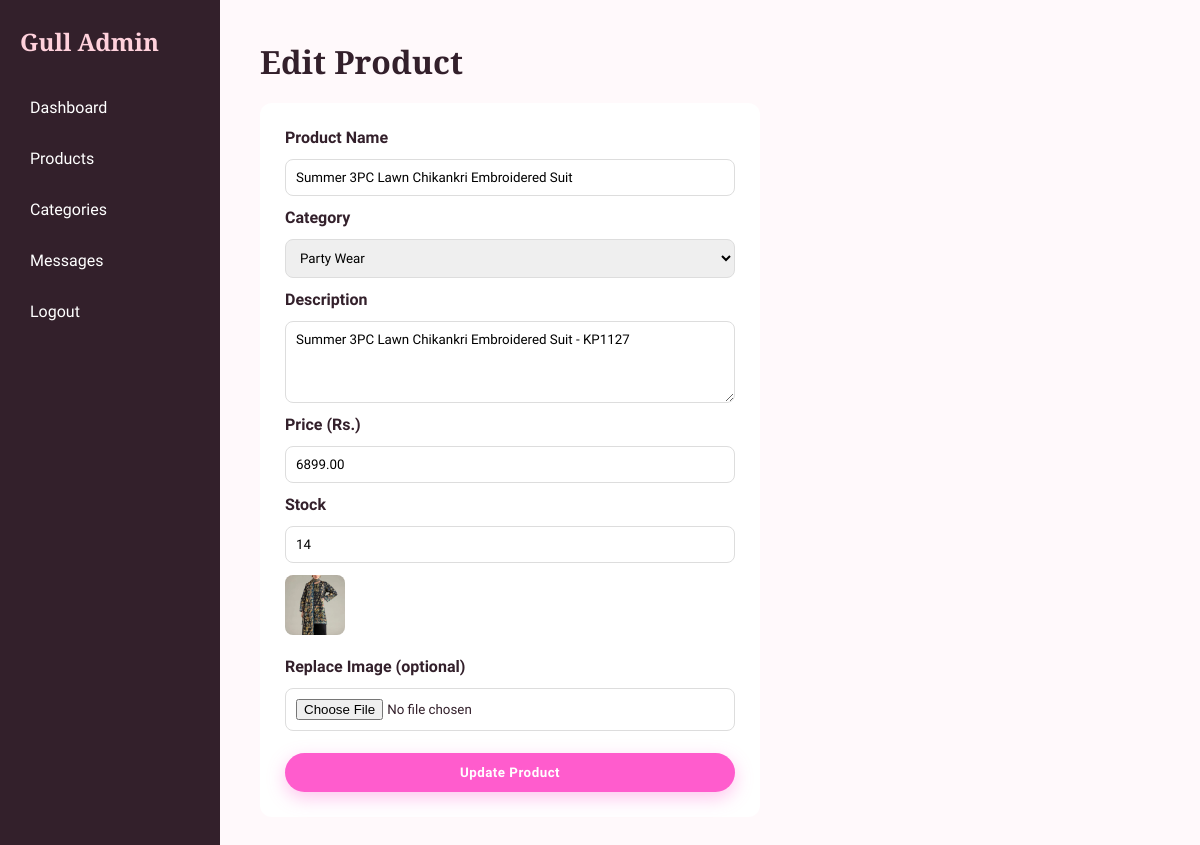
The app's page /admin/edit_product.php?id=99 (signed in) with its own data.
### tables this page shows
CREATE TABLE `products` (
  `id` int(11) NOT NULL,
  `category_id` int(11) NOT NULL,
  `name` varchar(150) NOT NULL,
  `description` text DEFAULT NULL,
  `price` decimal(10,2) NOT NULL,
  `stock` int(11) DEFAULT 0,
  `image` varchar(255) DEFAULT NULL,
  `created_at` timestamp NOT NULL DEFAULT current_timestamp()
);

CREATE TABLE `categories` (
  `id` int(11) NOT NULL,
  `name` varchar(100) NOT NULL,
  `created_at` timestamp NOT NULL DEFAULT current_timestamp(),
  `image` varchar(255) DEFAULT NULL
);

### admin/edit_product.php (the view, shortened to what this page needs)
<?php include '../includes/admin_header.php'; ?>
<?php
$id = intval($_GET['id'] ?? 0);
$stmt = $conn->prepare("SELECT * FROM products WHERE id = ?");
$stmt->bind_param("i", $id);
$stmt->execute();
$product = $stmt->get_result()->fetch_assoc();
$categories = $conn->query("SELECT * FROM categories ORDER BY name");
?>
<h1>Edit Product</h1>
<form method="POST" action="edit_product.php?id=<?php echo $product['id']; ?>" enctype="multipart/form-data" class="admin-form">
    <label>Product Name</label>
    <input type="text" name="name" value="<?php echo htmlspecialchars($product['name']); ?>" required>
    <label>Category</label>
    <select name="category_id" required>
        <?php while ($cat = $categories->fetch_assoc()): ?>
            <option value="<?php echo $cat['id']; ?>" <?php echo $cat['id'] == $product['category_id'] ? 'selected' : ''; ?>>
                <?php echo htmlspecialchars($cat['name']); ?>
            </option>
        <?php endwhile; ?>
        </select>
    <label>Description</label>
    <textarea name="description" rows="4"><?php echo htmlspecialchars($product['description']); ?></textarea>
    <label>Price (Rs.)</label>
    <input type="number" name="price" step="0.01" min="0" value="<?php echo htmlspecialchars($product['price']); ?>" required>
    <label>Stock</label>
    <input type="number" name="stock" min="0" value="<?php echo htmlspecialchars($product['stock']); ?>" required>
    <?php if ($product['image']): ?>
        <img src="/gull_boutique/images/<?php echo htmlspecialchars($product['image']); ?>" class="table-thumb" style="margin-bottom:10px;">
    <?php endif; ?>
    <label>Replace Image (optional)</label>
    <input type="file" name="image" accept="image/*">
    <button type="submit" class="btn-primary">Update Product</button>
</form>
<?php include '../includes/admin_footer.php'; ?>

### css/style.css (style rules this page uses)
html, body { overflow-x: hidden; max-width: 100%; }
img { max-width: 100%; }
:root { --pink-light: #FFD1DC; --pink-deep: #FF5CCD; --text-dark: #33202b; --font-heading: 'Playfair Display', Georgia, serif; }
h1, h2, h3, .hero h1, .page-header h1, .featured h2, .about-teaser h2, .about-story h2, .about-mission h2, .about-values h2, .testimonials-section h2, .newsletter-section h2, .category-scroll-header h2, .value-card h3, .product-info h3, .detail-info h1, .reviews-section h2 { font-family: var(--font-heading); font-weight: 600; }
* { margin: 0; padding: 0; box-sizing: border-box; font-family: 'Segoe UI', sans-serif; }
body { background-color: #fff9fb; color: var(--text-dark); }
.btn-primary { display: inline-block; background-color: var(--pink-deep); color: white; padding: 12px 30px; border-radius: 30px; text-decoration: none; font-weight: 600; transition: background 0.2s; }
.table-thumb { width: 60px; height: 60px; object-fit: cover; border-radius: 8px; }
.admin-form { display: flex; flex-direction: column; gap: 12px; max-width: 500px; margin-top: 20px; background: white; padding: 25px; border-radius: 12px; }
.admin-form label { font-weight: 600; }
.admin-form input, .admin-form select, .admin-form textarea { padding: 10px; border: 1px solid #ddd; border-radius: 8px; font-family: inherit; }
.admin-form button { border: none; cursor: pointer; margin-top: 10px; }
.btn-primary { letter-spacing: 0.5px; box-shadow: 0 6px 18px rgba(255, 92, 205, 0.35); transition: transform 0.25s, box-shadow 0.25s, background 0.25s; }

### records on screen
products: name "Summer 3PC Lawn Chikankri Embroidered Suit", category_id "Party Wear", description "Summer 3PC Lawn Chikankri Embroidered Suit - KP1127", price "6899.00", stock "14", image (picture)
